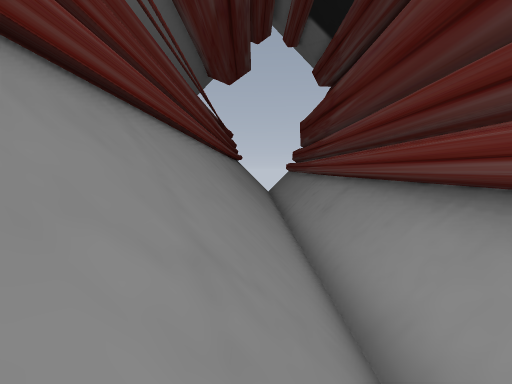
[1] (above)

16 first-person views from a walk through a level from a Godot 3-D game. The camera is 1.4 m above the floor, tilts 4° down and sees 80° across. The floor is counted in squares, 2 m on a side. Each view is taken from the middle of a square. On the plan, view 1 faces up. The plan holds only what a view shows up to about 10 squares ahead; the rest is blank. The place goes on beyond the plan. Some surface patterns are stand-ins.

[2]
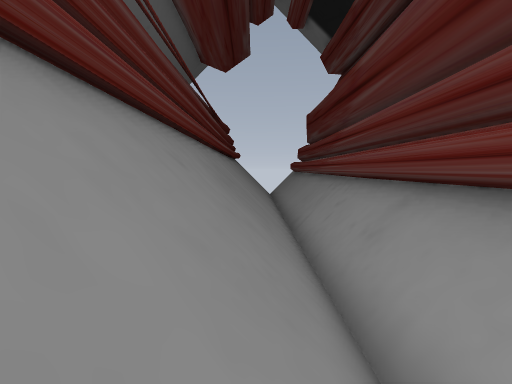

[3]
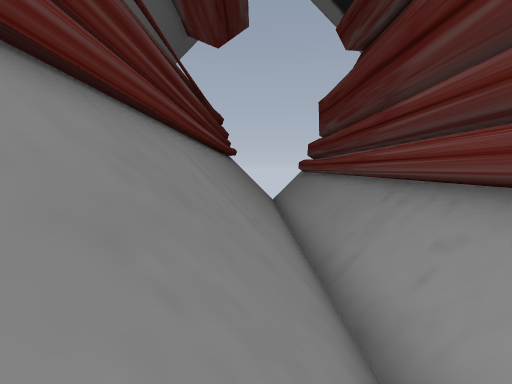

[4]
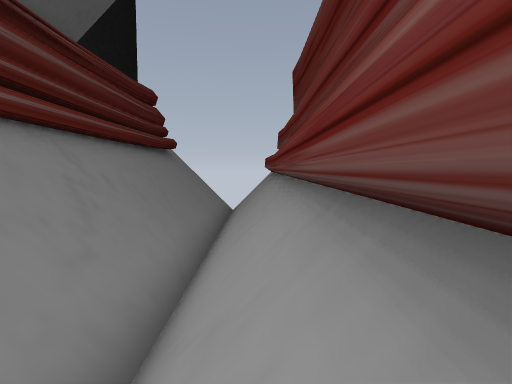

[5]
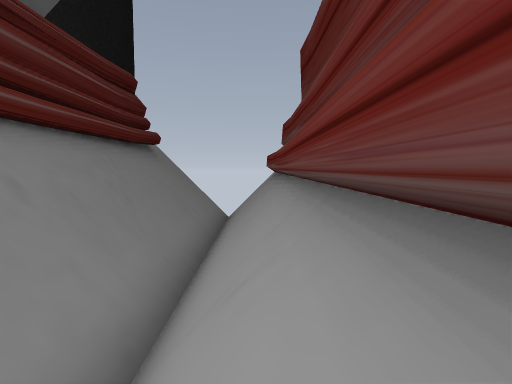

[6]
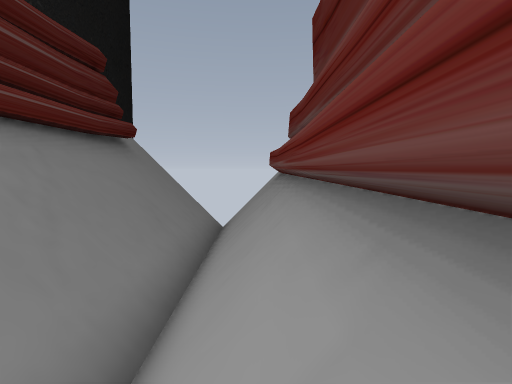

[7]
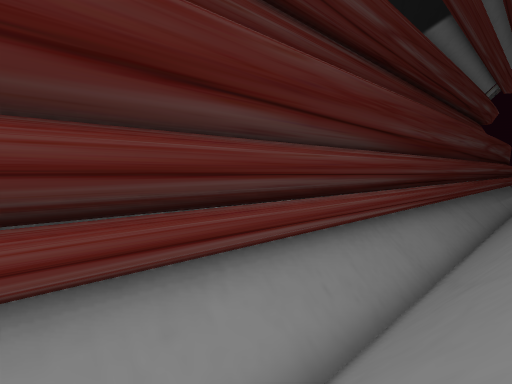

[8]
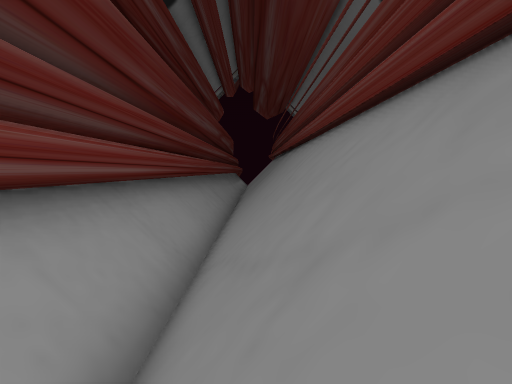

[9]
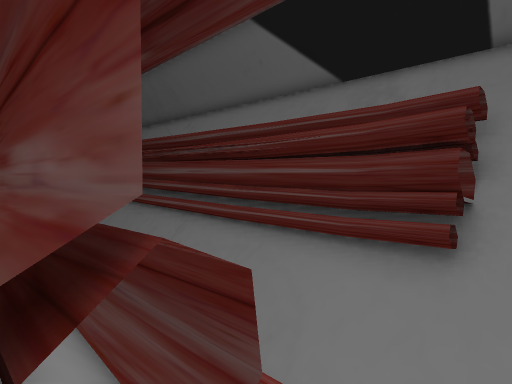

[10]
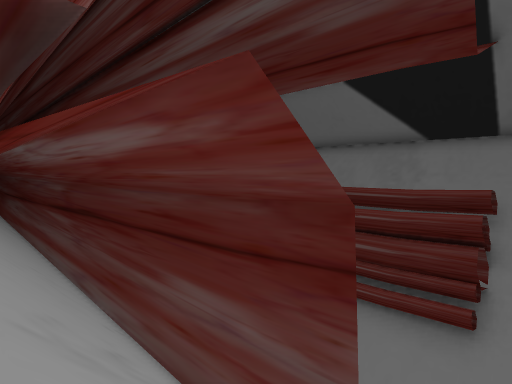

[11]
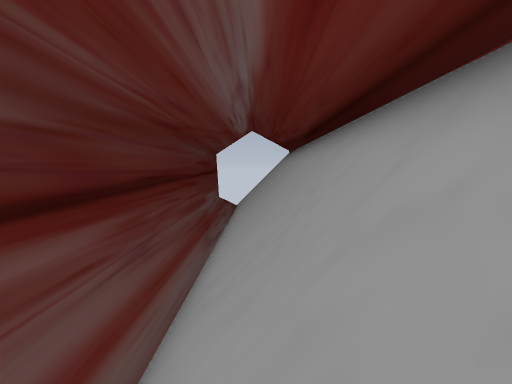

[12]
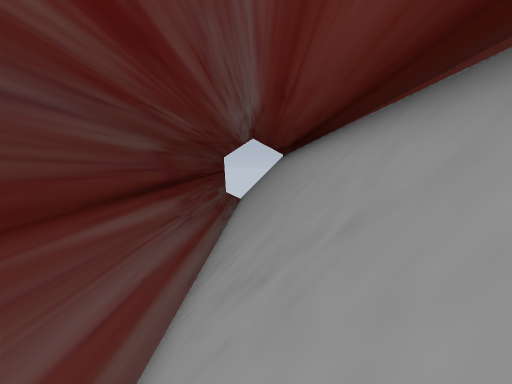

[13]
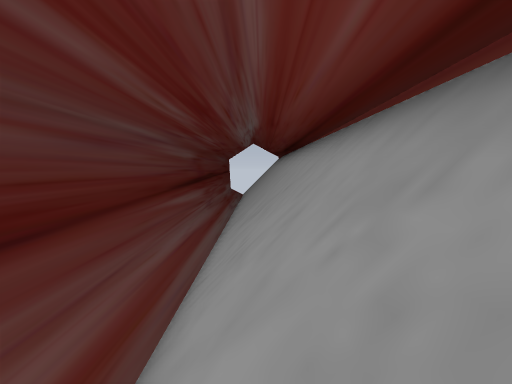

[14]
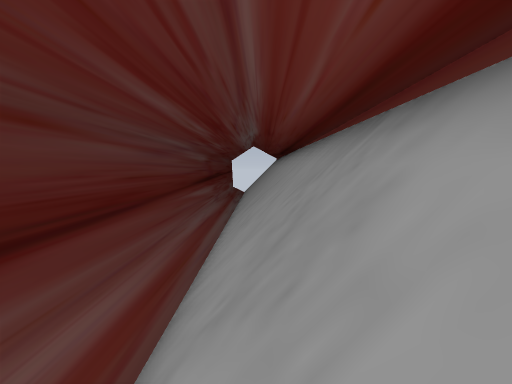

[15]
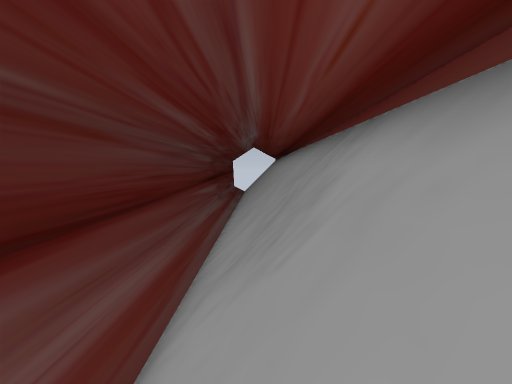

[16]
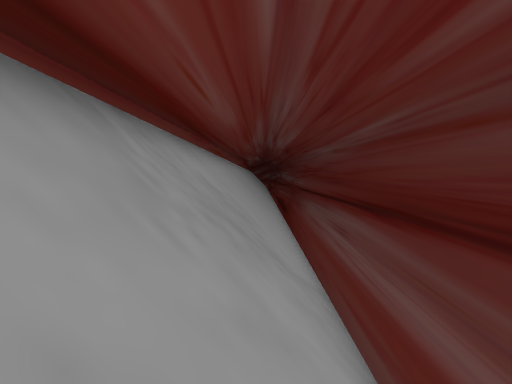

### Floor plan
Key: @ floor where view 1 was taken; # wall or solid block; . floor; / step, stairs or slope; = window, fence, low wall or low ledge.
Columns run from 5 left of view 1 to 6 right of it. Each row starts with its distance up from view 1.
 25    ///// / /
 24 //////////
 23 //#.#///#//
 22 //#.#///#//
 21 //#.#///#//=
 20   #.#///#//=
 19   #.#///#//=
 18   ###///#//=
 17    #////#//=
 16    #////#//=
 15    #////#//
 14    #////#//
 13    #////#//#
 12    #////#//#
 11    #////#//#
 10    #////#//#
  9    #////#//#
  8    #////#//#
  7    #////#//#
  6    #////#//#
  5    #////#//#
  4    #////#//#
  3    #///##//#
  2    #///##//#
  1    #///##//#
  0    #/@/##//#
 -1    #///##//#
 -2    #///##//=
 -3    #///##
 -4     ///##
 -5     ///##

Positions as (right, up) in squares from view 1, and headings:
1: (0, 0), facing up
2: (0, 3), facing up
3: (0, 7), facing up
4: (2, 12), facing up
5: (2, 14), facing up
6: (2, 16), facing up
7: (-1, 6), facing down-right
8: (0, 3), facing down
9: (4, 25), facing down-left
10: (6, 25), facing down-left
11: (5, 11), facing up
12: (5, 8), facing up
13: (5, 5), facing up
14: (5, 3), facing up
15: (5, 2), facing up
16: (5, 8), facing down
